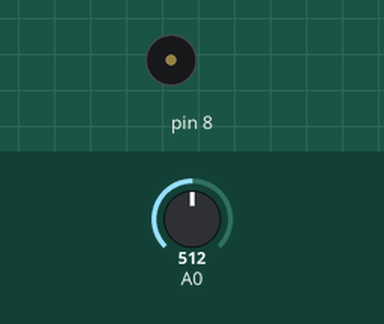
This sketch was run on a simulated Arduino Uno, built with avr-gcc and run on an emulated ATmega328P. Parts: buzzer (waves = sounding). Inputs (shaded band) come from the test bench; at power-on: A0 = 512. What the sketch prints to the serial monitor is not drawn.

Above: at 1.2 s.
1.3 s: A0 set to 407
2.8 s: A0 set to 371
At 4.3 s:
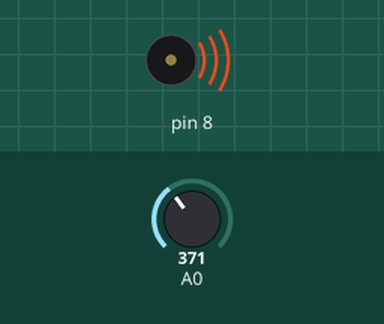
Timing chart, 0 to 5.8 s (numbered marks = the images above; inputs shaded):
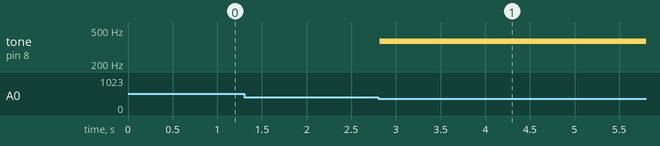

Measured:
- the behaviour switches between 390 and 389 on A0 (found by bisection; images 0 and 1)
- after the input at 2.8 s, tone on pin 8: silent → 371 Hz at once

The sketch:

resistance-test.ino
```cpp
void setup() {
        Serial.begin(9600);
}

void loop() {
        int sensorVal = analogRead(A0);
        Serial.println(sensorVal);
        if(sensorVal<390)
        tone(8,sensorVal,20);
        delay(20);
}
```
